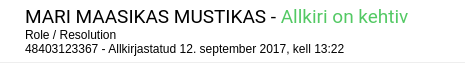
<?xml version="1.0" encoding="UTF-8"?>
<ui version="4.0">
 <class>SignatureItem</class>
 <widget class="QWidget" name="SignatureItem">
  <property name="geometry">
   <rect>
    <x>0</x>
    <y>0</y>
    <width>465</width>
    <height>60</height>
   </rect>
  </property>
  <property name="cursor">
   <cursorShape>PointingHandCursor</cursorShape>
  </property>
  <property name="styleSheet">
   <string notr="true">#SignatureItem {
border: solid rgba(217, 217, 216, 0.45);
border-width: 0px 0px 1px 0px; 
background-color: #ffffff; 
}</string>
  </property>
  <layout class="QHBoxLayout" name="horizontalLayout">
   <property name="spacing">
    <number>0</number>
   </property>
   <property name="leftMargin">
    <number>0</number>
   </property>
   <property name="topMargin">
    <number>0</number>
   </property>
   <property name="rightMargin">
    <number>0</number>
   </property>
   <property name="bottomMargin">
    <number>2</number>
   </property>
   <item>
    <widget class="QLabel" name="icon">
     <property name="minimumSize">
      <size>
       <width>25</width>
       <height>0</height>
      </size>
     </property>
     <property name="maximumSize">
      <size>
       <width>25</width>
       <height>16777215</height>
      </size>
     </property>
    </widget>
   </item>
   <item>
    <layout class="QVBoxLayout" name="verticalLayout">
     <property name="spacing">
      <number>0</number>
     </property>
     <property name="leftMargin">
      <number>0</number>
     </property>
     <property name="topMargin">
      <number>5</number>
     </property>
     <property name="rightMargin">
      <number>0</number>
     </property>
     <property name="bottomMargin">
      <number>5</number>
     </property>
     <item>
      <widget class="QLabel" name="name">
       <property name="font">
        <font>
         <family>Roboto</family>
         <pointsize>14</pointsize>
        </font>
       </property>
       <property name="focusPolicy">
        <enum>Qt::TabFocus</enum>
       </property>
       <property name="accessibleDescription">
        <string extracomment="accessible">To view signature details press enter or space</string>
       </property>
       <property name="text">
        <string notr="true">MARI MAASIKAS MUSTIKAS - &lt;span style=&quot;color:#53c964&quot;&gt;Allkiri on kehtiv&lt;/span&gt;</string>
       </property>
       <property name="wordWrap">
        <bool>true</bool>
       </property>
      </widget>
     </item>
     <item>
      <widget class="QLabel" name="role">
       <property name="maximumSize">
        <size>
         <width>16777215</width>
         <height>16</height>
        </size>
       </property>
       <property name="focusPolicy">
        <enum>Qt::TabFocus</enum>
       </property>
       <property name="accessibleDescription">
        <string extracomment="accessible">To view signature details press enter or space</string>
       </property>
       <property name="text">
        <string notr="true">Role / Resolution</string>
       </property>
       <property name="textFormat">
        <enum>Qt::PlainText</enum>
       </property>
       <property name="wordWrap">
        <bool>true</bool>
       </property>
      </widget>
     </item>
     <item>
      <widget class="QLabel" name="idSignTime">
       <property name="maximumSize">
        <size>
         <width>16777215</width>
         <height>16</height>
        </size>
       </property>
       <property name="focusPolicy">
        <enum>Qt::TabFocus</enum>
       </property>
       <property name="accessibleDescription">
        <string extracomment="accessible">To view signature details press enter or space</string>
       </property>
       <property name="text">
        <string notr="true">48403123367 - Allkirjastatud 12. september 2017, kell 13:22</string>
       </property>
      </widget>
     </item>
    </layout>
   </item>
   <item>
    <widget class="LabelButton" name="remove">
     <property name="minimumSize">
      <size>
       <width>19</width>
       <height>19</height>
      </size>
     </property>
     <property name="maximumSize">
      <size>
       <width>19</width>
       <height>19</height>
      </size>
     </property>
     <property name="cursor">
      <cursorShape>PointingHandCursor</cursorShape>
     </property>
     <property name="accessibleName">
      <string extracomment="accessible">Remove signature</string>
     </property>
    </widget>
   </item>
  </layout>
 </widget>
 <customwidgets>
  <customwidget>
   <class>LabelButton</class>
   <extends>QLabel</extends>
   <header>widgets/LabelButton.h</header>
  </customwidget>
 </customwidgets>
 <resources/>
 <connections/>
</ui>
